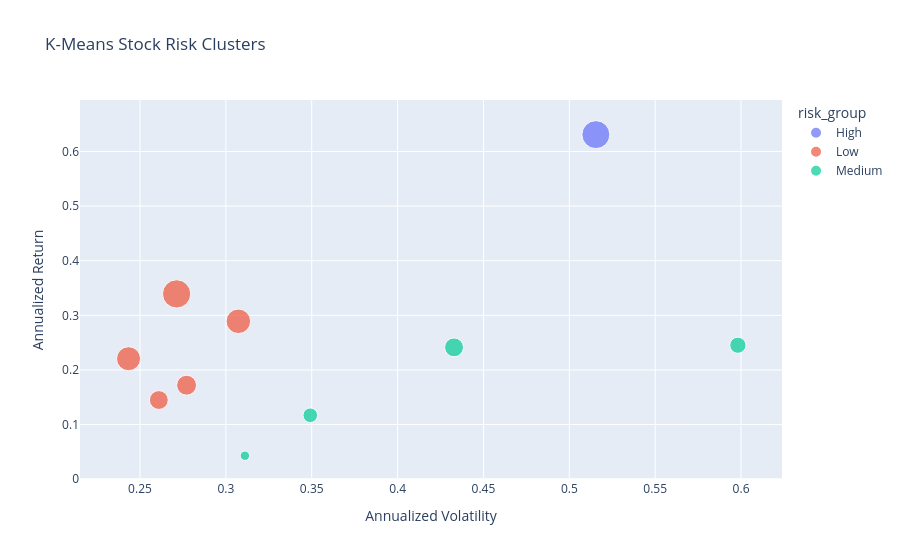

The notebook cell this image was saved under:
### Code cell
plot_cluster_map(clusters)

### Figure 1 — Plotly figure (JSON) as saved in the notebook; plotly's stock layout.template omitted (floating-point values rounded to 4 significant figures)
{"data": [{"hovertemplate": "<b>%{hovertext}</b><br><br>risk_group=High<br>annual_vol=%{x}<br>annual_return=%{y}<br>sharpe=%{marker.size}<extra></extra>", "hovertext": ["NVDA"], "legendgroup": "High", "marker": {"color": "#636efa", "size": [1.224], "sizemode": "area", "sizeref": 0.003126, "symbol": "circle"}, "mode": "markers", "name": "High", "orientation": "v", "showlegend": true, "type": "scatter", "x": [0.5155], "xaxis": "x", "y": [0.6308], "yaxis": "y"}, {"hovertemplate": "<b>%{hovertext}</b><br><br>risk_group=Low<br>annual_vol=%{x}<br>annual_return=%{y}<br>sharpe=%{marker.size}<extra></extra>", "hovertext": ["XOM", "GOOG", "JPM", "AAPL", "MSFT"], "legendgroup": "Low", "marker": {"color": "#EF553B", "size": [1.25, 0.9407, 0.9063, 0.6207, 0.5552], "sizemode": "area", "sizeref": 0.003126, "symbol": "circle"}, "mode": "markers", "name": "Low", "orientation": "v", "showlegend": true, "type": "scatter", "x": [0.2713, 0.3073, 0.2433, 0.2771, 0.261], "xaxis": "x", "y": [0.3393, 0.2891, 0.2205, 0.172, 0.1449], "yaxis": "y"}, {"hovertemplate": "<b>%{hovertext}</b><br><br>risk_group=Medium<br>annual_vol=%{x}<br>annual_return=%{y}<br>sharpe=%{marker.size}<extra></extra>", "hovertext": ["TSLA", "META", "AMZN", "UNH"], "legendgroup": "Medium", "marker": {"color": "#00cc96", "size": [0.41, 0.5576, 0.3352, 0.1379], "sizemode": "area", "sizeref": 0.003126, "symbol": "circle"}, "mode": "markers", "name": "Medium", "orientation": "v", "showlegend": true, "type": "scatter", "x": [0.5981, 0.4329, 0.3491, 0.3111], "xaxis": "x", "y": [0.2453, 0.2413, 0.117, 0.04289], "yaxis": "y"}], "layout": {"legend": {"itemsizing": "constant", "title": {"text": "risk_group"}, "tracegroupgap": 0}, "title": {"text": "K-Means Stock Risk Clusters"}, "xaxis": {"anchor": "y", "domain": [0, 1], "title": {"text": "Annualized Volatility"}}, "yaxis": {"anchor": "x", "domain": [0, 1], "title": {"text": "Annualized Return"}}}}
